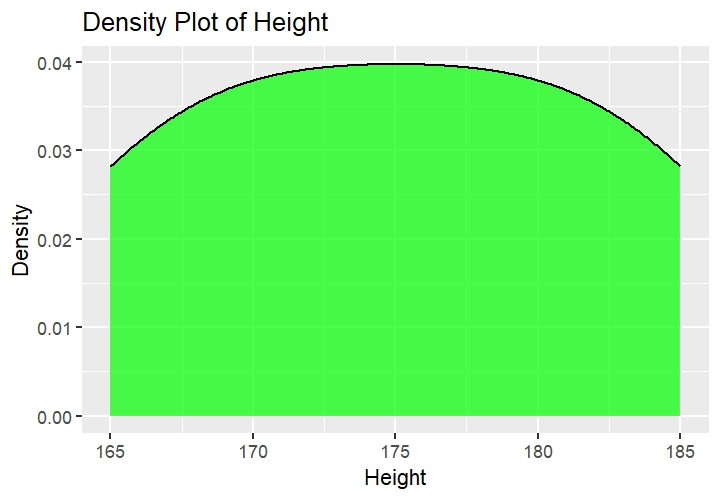

This chart was generated by the following R code:
# Load necessary libraries
library(ggplot2)
# Create a data frame with the given data
data <- data.frame(
  ID = c(1, 2, 3, 4, 5),
  Age = c(25, 30, 28, 35, 40),
  Height = c(175, 180, 170, 165, 185),
  Weight = c(70, 80, 65, 75, 90)
)
# Scatter plot between Age and Weight
ggplot(data, aes(x = Age, y = Weight)) +
  geom_point() +
  ggtitle("Scatter Plot of Age vs Weight") +
  xlab("Age") +
  ylab("Weight")
# Histogram of Height
ggplot(data, aes(x = Height)) +
  geom_histogram(binwidth = 5, fill = "blue", color = "black", alpha = 0.7) +
  ggtitle("Histogram of Height") +
  xlab("Height") +
  ylab("Frequency")
# Line chart showing changes in Weight over IDs
ggplot(data, aes(x = ID, y = Weight)) +
  geom_line() +
  geom_point() +
  ggtitle("Line Chart of Weight over IDs") +
  xlab("ID") +
  ylab("Weight")
# Box plot of Age
ggplot(data, aes(y = Age)) +
  geom_boxplot(fill = "orange", color = "black") +
  ggtitle("Box Plot of Age") +
  ylab("Age")
# Density plot of Height
ggplot(data, aes(x = Height)) +
  geom_density(fill = "green", alpha = 0.7) +
  ggtitle("Density Plot of Height") +
  xlab("Height") +
  ylab("Density")
